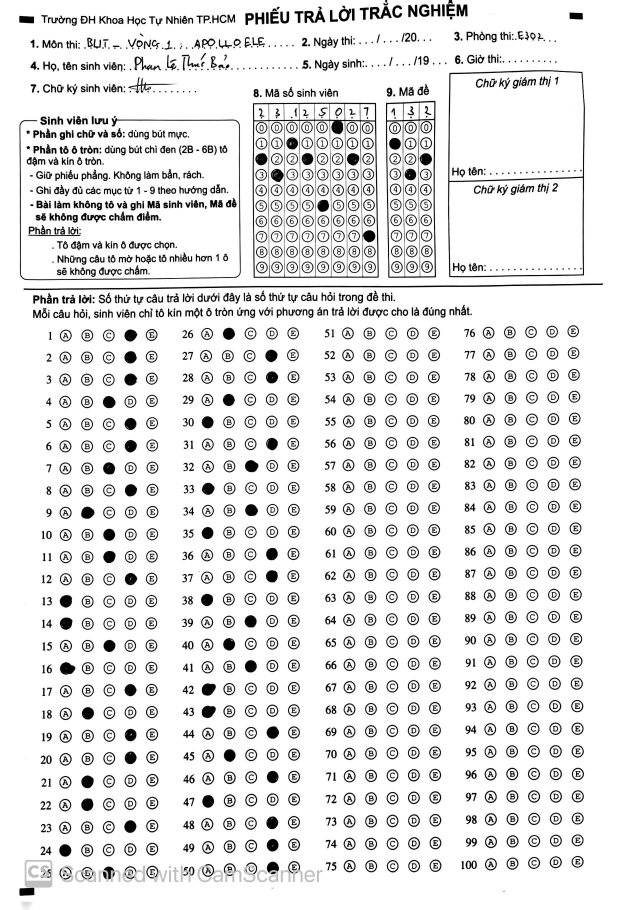
#> input picture a/1.JPG, 1852 x 2728 px, given in place of ID_roi.jpg, which was not available (shown at 1/3 size)
$ python getID.py
#> lines starting #> are read from the running program, lines starting #| are printed output that depends on the picture; after the words box and inside, x2 and y2 are one past the last pixel; in counts of white or black regions, pixels touching at a corner belong together; pictures that were not available may be replaced by others from this repository, and a replacement may not be noted
### get_points.py
import numpy as np
import cv2

def get_points(file_path, have_roi = True):
    if have_roi:
        # Load image, grayscale, Otsu's threshold
        image = cv2.imread(file_path)

        # Define the region of interest (ROI)
        x=100; y=950; w=1650; h=1700
        roi = image[y:y+h, x:x+w]

        gray = cv2.cvtColor(roi, cv2.COLOR_BGR2GRAY)
        thresh = cv2.threshold(gray, 0, 255, cv2.THRESH_BINARY_INV + cv2.THRESH_OTSU)[1]

        # Filter out large non-connecting objects
        cnts = cv2.findContours(thresh, cv2.RETR_EXTERNAL, cv2.CHAIN_APPROX_SIMPLE)
        cnts = cnts[0] if len(cnts) == 2 else cnts[1]
        for c in cnts:
            area = cv2.contourArea(c)
            if area < 100:
                cv2.drawContours(thresh, [c], 0, 0, -1)

        # Morph open using elliptical shaped kernel
        kernel = cv2.getStructuringElement(cv2.MORPH_ELLIPSE, (3, 3))
        opening = cv2.morphologyEx(thresh, cv2.MORPH_OPEN, kernel, iterations=3)

        # Find circles
        cnts = cv2.findContours(opening, cv2.RETR_EXTERNAL, cv2.CHAIN_APPROX_SIMPLE)
        cnts = cnts[0] if len(cnts) == 2 else cnts[1]
        dot_list = []
        for c in cnts:
            area = cv2.contourArea(c)
            if area > 500:
                ((x, y), r) = cv2.minEnclosingCircle(c)
                dot_list.append((int(x), int(y), int(r)))

        return dot_list,file_path
    else:
         # Load image, grayscale, Otsu's threshold
        image = cv2.imread(file_path)

        gray = cv2.cvtColor(image, cv2.COLOR_BGR2GRAY)
        thresh = cv2.threshold(gray, 0, 255, cv2.THRESH_BINARY_INV + cv2.THRESH_OTSU)[1]

        # Filter out large non-connecting objects
        cnts = cv2.findContours(thresh, cv2.RETR_EXTERNAL, cv2.CHAIN_APPROX_SIMPLE)
        cnts = cnts[0] if len(cnts) == 2 else cnts[1]
        for c in cnts:
            area = cv2.contourArea(c)
            if area < 500:
                cv2.drawContours(thresh, [c], 0, 0, -1)

        # Morph open using elliptical shaped kernel
        kernel = cv2.getStructuringElement(cv2.MORPH_ELLIPSE, (3, 3))
        opening = cv2.morphologyEx(thresh, cv2.MORPH_OPEN, kernel, iterations=3)

        # Find circles
        cnts = cv2.findContours(opening, cv2.RETR_EXTERNAL, cv2.CHAIN_APPROX_SIMPLE)
        cnts = cnts[0] if len(cnts) == 2 else cnts[1]
        dot_list = []
        for c in cnts:
            area = cv2.contourArea(c)
            if area >= 500:
                ((x, y), r) = cv2.minEnclosingCircle(c)
                dot_list.append((int(x), int(y), int(r)))

        cv2.imshow('gray', thresh)
        cv2.waitKey()
        return dot_list,file_path

### img_process.py
import numpy as np
import cv2
import os
import get_points

# [35 lines left out: functions img_process, img_process, not called in this run]

def img_process_4test(dot_list, src_image_path, dst_image_path):

    # Load the image
    image = cv2.imread(src_image_path)


    # Draw circles on the image
    for (x, y, r) in dot_list:
        cv2.circle(image, (x, y), r, (36, 255, 12), thickness=2) #thickness=2, thickness=-1 to fill


    # Save the processed image in the 'b/' directory with the same filename
    processed_image_path = dst_image_path+'test.jpg'
    cv2.imwrite(processed_image_path, image)
    print('Image processed and saved to:', processed_image_path)

### getID.py
import numpy as np
import cv2
import img_process
import map_matching
import get_points

# [96 lines left out: functions ID_map_test, getID, not called in this run]

def getID_test(x, y, w, h):
#> called with x = 100, y = 1200, w = 1650, h = 2400
    image = cv2.imread('map/src/ID_roi.jpg')
#> image is the input picture: shape (2728, 1852, 3); min 0, max 255, mean 229.7
    roi = image[y:y+h, x:x+w]
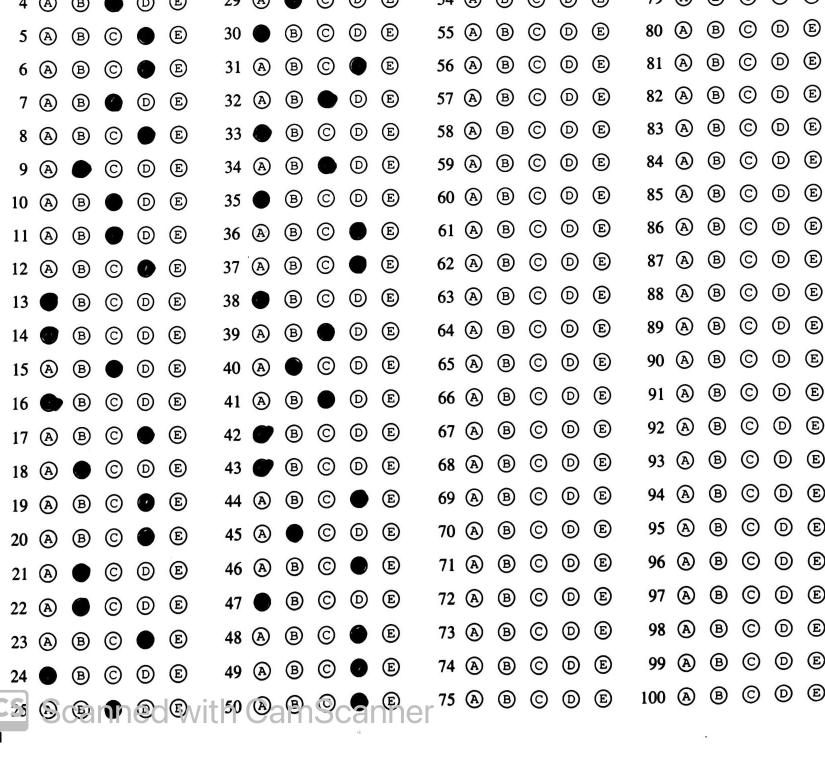
#> roi: shape (1528, 1650, 3) (shown at 1/2 size); min 0, max 255, mean 229.4
    cv2.imwrite('map/res_mapping/ID_roi.jpg', roi)
    ls,_ = get_points.get_points('map/res_mapping/ID_roi.jpg', 0)
#> in get_points, `thresh = cv2.threshold(gray, 0, 255, cv2.THRESH_BINARY_INV + cv2.THRES..`:
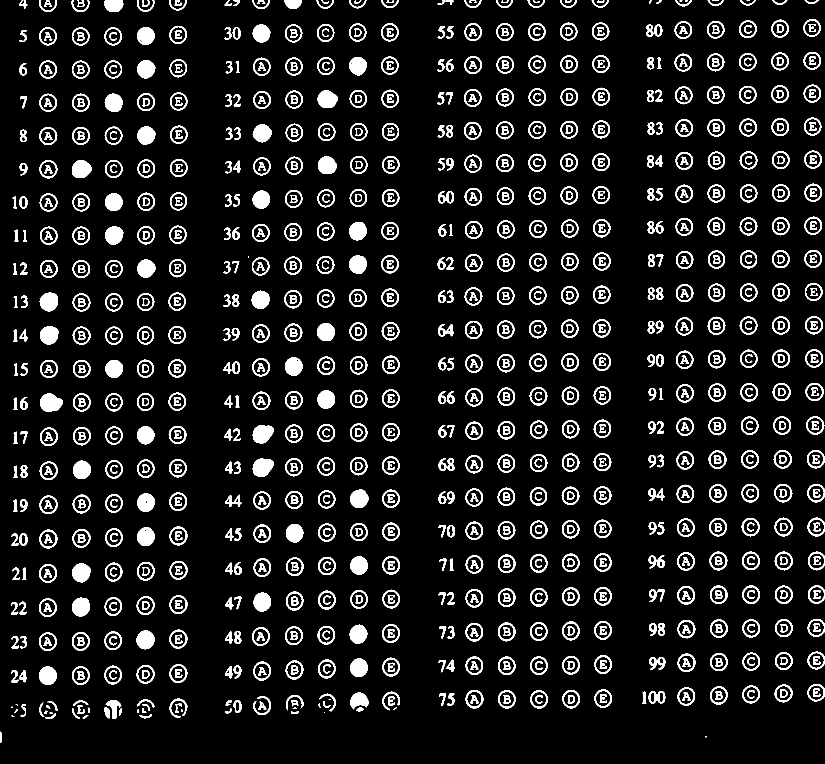
#> thresh: shape (1528, 1650) (shown at 1/2 size); 9.9% white; 1031 white regions (13 under 20 px)
#> in get_points, `cnts = cv2.findContours(thresh, cv2.RETR_EXTERNAL, cv2.CHAIN_APPROX_SI..`: cnts = 661 contours, 20 with area under 20; largest, box (x1, y1, x2, y2) and area: (80, 787, 126, 824) 1204, (505, 917, 547, 954) 1130, (505, 850, 547, 887) 1128, (144, 320, 184, 356) 1046, (635, 180, 675, 216) 1046
#> the loop in get_points, `for c in cnts:` made 661 passes
#> area on passes 4 to 6: 28.5, 66, 64
#> after the loop in get_points, `for c in cnts:`:
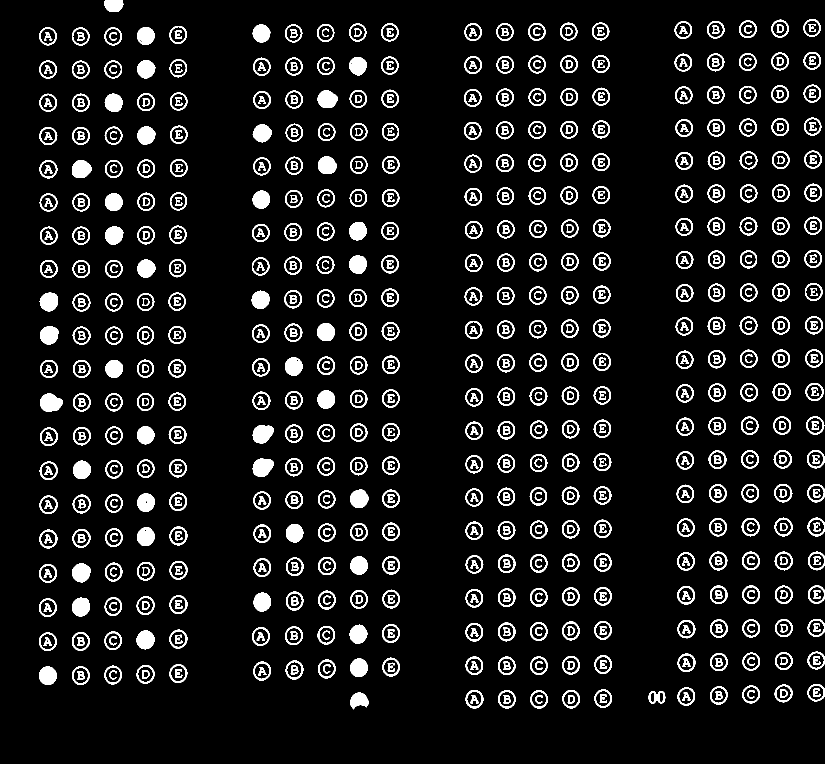
#> thresh: shape (1528, 1650) (shown at 1/2 size); 8.5% white; 783 white regions, largest, box (x1, y1, x2, y2) and area: (80, 787, 126, 824) 1262, (505, 917, 547, 954) 1187, (505, 850, 547, 887) 1185
#> in get_points, `kernel = cv2.getStructuringElement(cv2.MORPH_ELLIPSE, (3, 3))`: kernel = [[0, 1, 0], [1, 1, 1], [0, 1, 0]]
#> in get_points, `opening = cv2.morphologyEx(thresh, cv2.MORPH_OPEN, kernel, iterations=3)`:
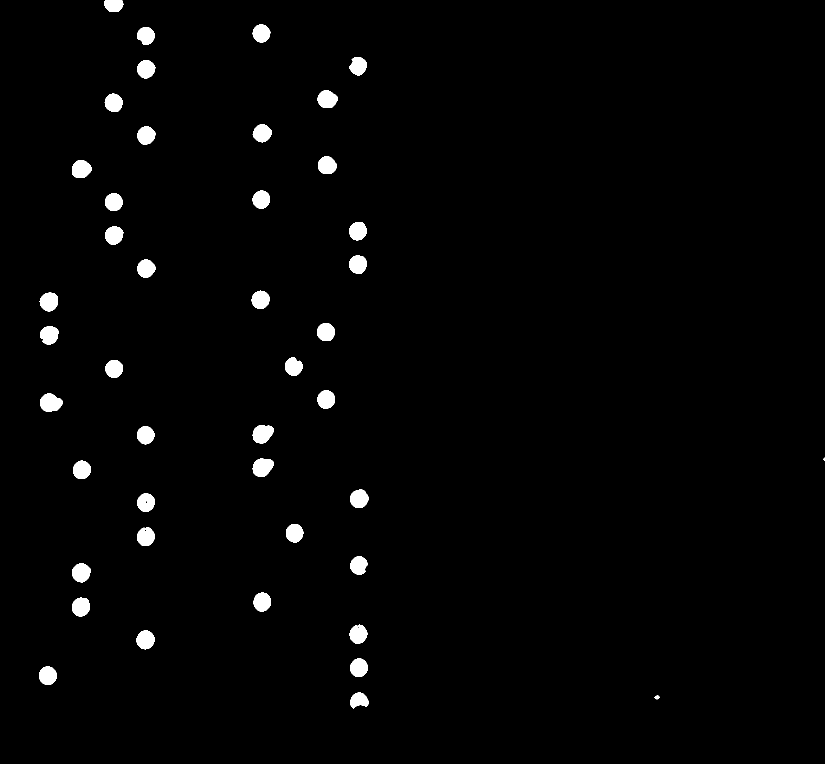
#> opening: shape (1528, 1650) (shown at 1/2 size); 1.7% white; 44 white regions (1 under 20 px)
#> in get_points, `cnts = cv2.findContours(opening, cv2.RETR_EXTERNAL, cv2.CHAIN_APPROX_S..`: cnts = 44 contours, 1 with area under 20; largest, box (x1, y1, x2, y2) and area: (80, 787, 126, 824) 1198, (505, 917, 547, 954) 1128, (505, 850, 547, 887) 1126, (144, 320, 184, 356) 1046, (635, 180, 675, 216) 1044
#> the loop in get_points, `for c in cnts:` made 44 passes
#> (area, x, y, r) on passes 2 to 13: (777, 718.2, 1403.2, 18.47), (992, 95, 1351, 18.44), (979, 717, 1335, 18.68), (1007.5, 290.2, 1279.2, 18.83), (988, 716.4, 1268, 19.14), (1032, 162, 1213, 19.72), (996.5, 524.4, 1203.8, 18.98), (1040, 162.7, 1145.1, 19.13), (913.5, 718, 1130.5, 18.2), (988, 291.4, 1073, 19.14), (967.5, 589, 1066.3, 18.77), (969.5, 291, 1004.6, 18.68)
#> area on pass 1: 45.5
#> after the loop in get_points, `for c in cnts:`: dot_list = 42 items, first 6: (718, 1403, 18), (95, 1351, 18), (717, 1335, 18), (290, 1279, 18), (716, 1267, 19), (162, 1213, 19)
#> ls has the same summary as dot_list in get_points
    img_process.img_process_4test(ls, 'map/res_mapping/ID_roi.jpg', 'map/res_mapping/')
#> the loop in img_process_4test, `for (x, y, r) in dot_list:` made 42 passes
#> (x, y, r) on passes 1 to 12: (718, 1403, 18), (95, 1351, 18), (717, 1335, 18), (290, 1279, 18), (716, 1267, 19), (162, 1213, 19), (524, 1203, 18), (162, 1145, 19), (718, 1130, 18), (291, 1072, 19), (589, 1066, 18), (291, 1004, 18)
#> after the loop in img_process_4test, `for (x, y, r) in dot_list:`:
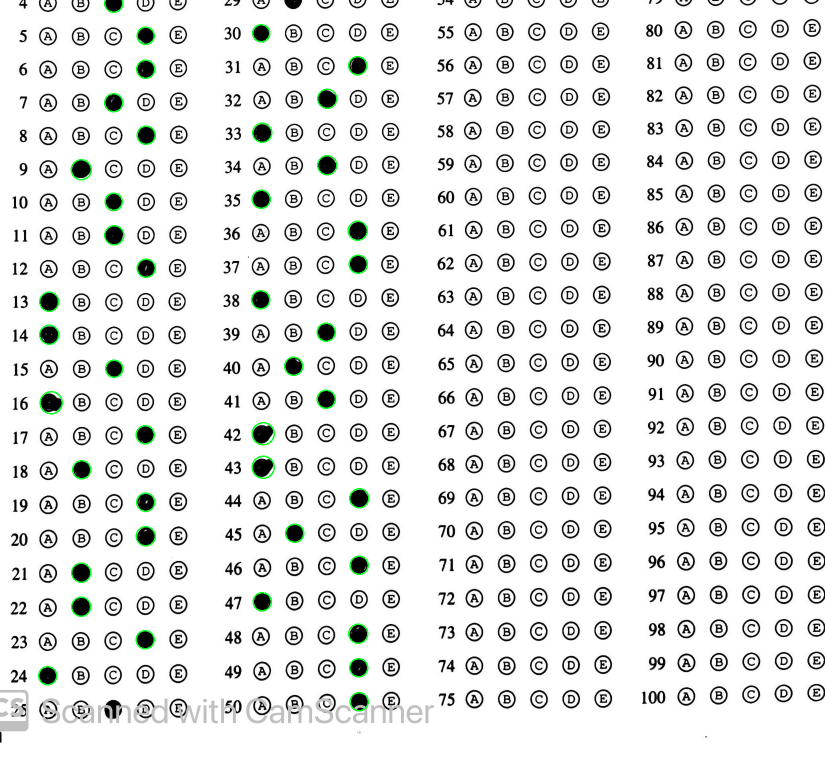
#> image: shape (1528, 1650, 3) (shown at 1/2 size); mean B, G, R 228.7, 230, 228.5
    print(ls)
#> (printed output is left out)
    return

#uncomment the line below to t  est the getID function
getID_test(100, 1200, 1650, 2400)
